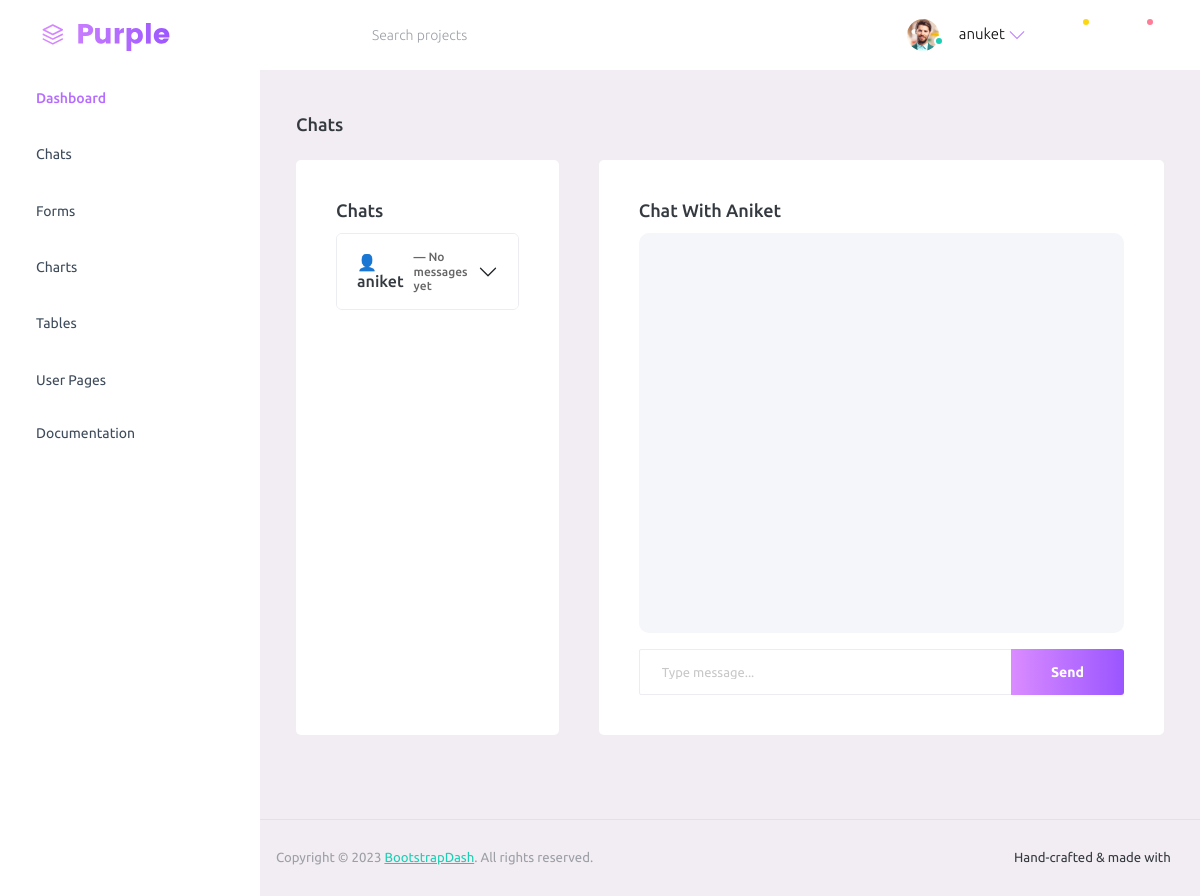
/dashboard/chat/17/ (signed in), run on an earlier commit of the app's database.
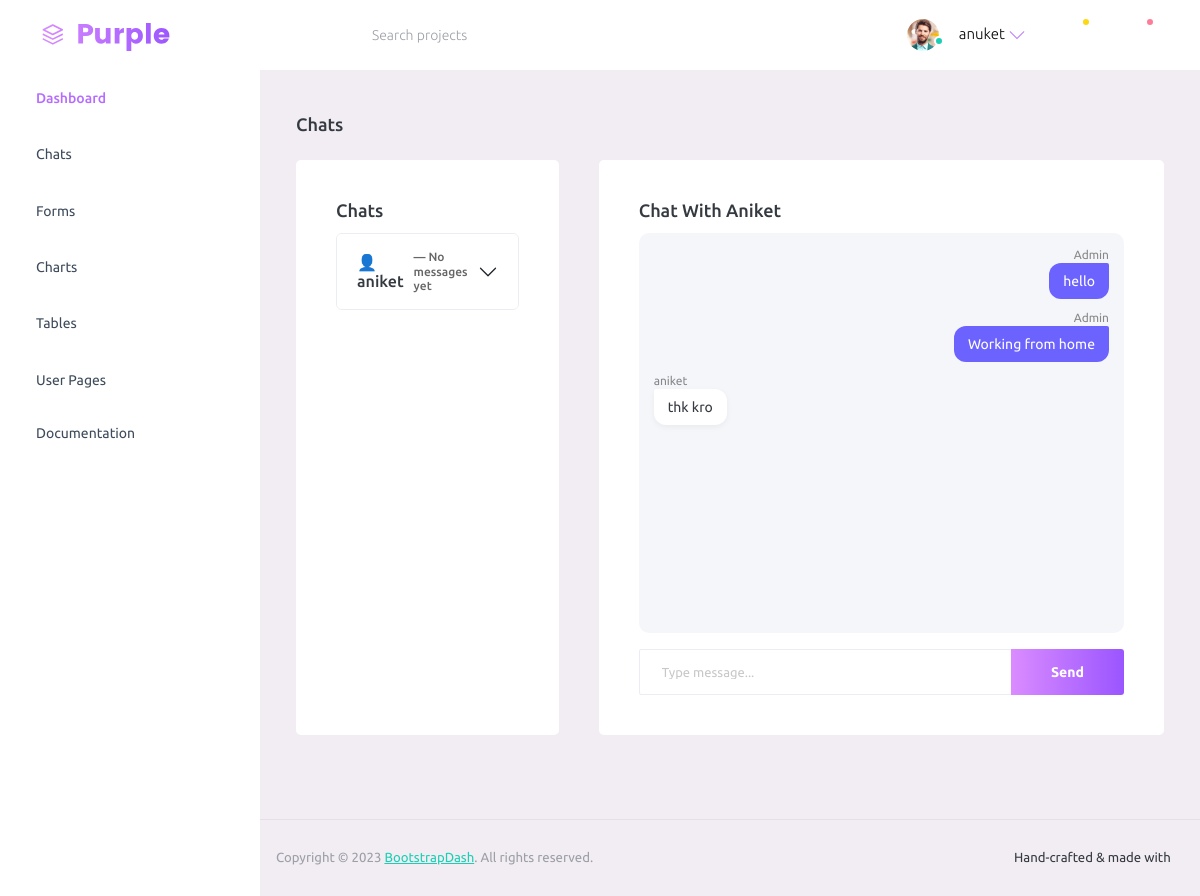
And on a later commit of the database.
### user/models.py (models this page shows, shortened)
class TicketComment(models.Model):
    ticket = models.ForeignKey(Ticket, on_delete=models.CASCADE, related_name="chats")
    sender = models.ForeignKey(User, on_delete=models.CASCADE, null=True, blank=True)
    message = models.TextField()
    image = models.ImageField(upload_to="chat_images/", blank=True, null=True)
    created_at = models.DateTimeField(auto_now_add=True)
    is_read = models.BooleanField(default=False)

### user/views.py (the view, shortened to what this page needs)
# urls.py: path('dashboard/chat/<int:ticket_id>/', views.admin_ticket_chat, name='admin_ticket_chat'),
def admin_ticket_chat(request, ticket_id):
    if not request.user.is_staff:
        return redirect('admin_login')
    ticket = get_object_or_404(Ticket, id=ticket_id)
    tickets = Ticket.objects.all()
    messages = TicketComment.objects.filter(ticket=ticket).order_by('created_at')
    return render(request, 'Dashboard/chat.html', {
        'ticket': ticket,
        'tickets': tickets,
        'messages': messages
    })

### user/templates/Dashboard/chat.html (shortened to what the changed rows need)
{% load static %}
<!DOCTYPE html>
<html lang="en">
  <head>
    <link
      rel="stylesheet"
      href="{% static 'assets/vendors/mdi/css/materialdesignicons.min.css' %}"
    />
    <link
      rel="stylesheet"
      href="{% static 'assets/vendors/ti-icons/css/themify-icons.css' %}"
    />
    <link
      rel="stylesheet"
      href="{% static 'assets/vendors/css/vendor.bundle.base.css' %}"
    />
    <link
      rel="stylesheet"
      href="{% static 'assets/vendors/font-awesome/css/font-awesome.min.css' %}"
    />
    <link
      rel="stylesheet"
      href="{% static 'assets/vendors/bootstrap-datepicker/bootstrap-datepicker.min.css' %}"
    />
    <link rel="stylesheet" href="{% static 'assets/css/style.css' %}" />
  </head>
  <body>
    <div class="container-scroller">
      <div class="container-scroller">
      <div class="container-fluid page-body-wrapper">
        <div class="main-panel">
          <div class="content-wrapper">
           <div class="row">
 <div class="col-md-4 grid-margin stretch-card">
  <div class="card">
    <div class="card-body">
      <div class="accordion" id="chatAccordion">
        {% regroup tickets by user as user_list %}
        {% for user_group in user_list %}
        <div class="accordion-item">
          <h2 class="accordion-header" id="heading{{ forloop.counter }}">
            <button class="accordion-button collapsed" type="button"
  data-bs-toggle="collapse"
  data-bs-target="#collapse{{ forloop.counter }}">
  👤 {{ user_group.grouper.username }}
  <span style="margin-left:10px; font-size:12px; color:#666;">
  {% if user_group.list.0.last_msg_text %}
    — {{ user_group.list.0.last_msg_text|truncatechars:25 }}
  {% else %}
    — No messages yet
  {% endif %}
</span>
</button>
          </h2>
        </div>
        {% empty %}
          <p>No chats available</p>
        {% endfor %}
      </div>
    </div>
  </div>
</div>
  <div class="col-md-8 grid-margin stretch-card">
    <div class="card">
      <div class="card-body">
        <h4 class="card-title">
          Chat with {{ ticket.user.username }}
        </h4>
<div style="height:400px; overflow-y:auto; padding:15px; background:#f5f6fa; border-radius:10px;">
  {% for msg in messages %}
    {% if not msg.sender.is_staff %}
    <div style="display:flex; justify-content:flex-start; margin-bottom:12px;">
      <div style="max-width:60%;">
        <div style="font-size:12px; color:#888; margin-bottom:2px;">
          {{ msg.sender.username }}
        </div>
        <div style="
          background:#ffffff;
          padding:10px 14px;
          border-radius:12px;
          border-top-left-radius:2px;
          box-shadow:0 2px 6px rgba(0,0,0,0.05);
          font-size:14px;
        ">
          {{ msg.message }}
        </div>
      </div>
    </div>
    {% else %}
    <div style="display:flex; justify-content:flex-end; margin-bottom:12px;">
      <div style="max-width:60%; text-align:right;">
        <div style="font-size:12px; color:#888; margin-bottom:2px;">
          Admin
        </div>
        <div style="
          background:#6c63ff;
          color:#fff;
          padding:10px 14px;
          border-radius:12px;
          border-top-right-radius:2px;
          font-size:14px;
        ">
          {{ msg.message }}
        </div>
      </div>
    </div>
    {% endif %}
  {% endfor %}
</div>
        <form method="POST" class="mt-3">
          <div class="input-group">
          </div>
        </form>
      </div>
    </div>
  </div>
</div>
          </div>
        </div>
      </div>
    </div>
  </body>
</html>

What changed in the data, as far as the page shows it:
added TicketComment: message "hello"
added TicketComment: message "Working from home"
added TicketComment: sender.username "aniket", message "thk kro"
